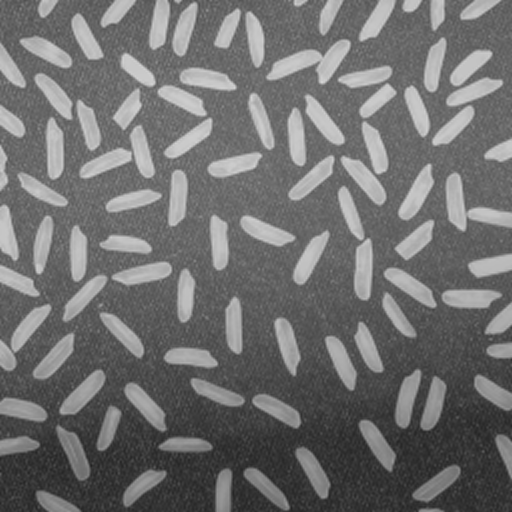
#> input picture Week 12/rice.png, 512 x 512 px
$ jupyter execute 'Lesson12(2).ipynb'   (shell and % lines are left out)
#> lines starting #> are read from the running program, lines starting #| are printed output that depends on the picture; after the words box and inside, x2 and y2 are one past the last pixel; in counts of white or black regions, pixels touching at a corner belong together
[cell 1]
import cv2
import numpy as np

# Load image
img = cv2.imread("rice.png", 0)   # grayscale
#> img is the input picture: shape (512, 512); min 33, max 214, mean 111.3

# 1. Blur filter (remove noise)
blur = cv2.GaussianBlur(img, (5,5), 0)

# 2. Threshold (white objects become white, background black)
_, thresh = cv2.threshold(blur, 160, 255, cv2.THRESH_BINARY)
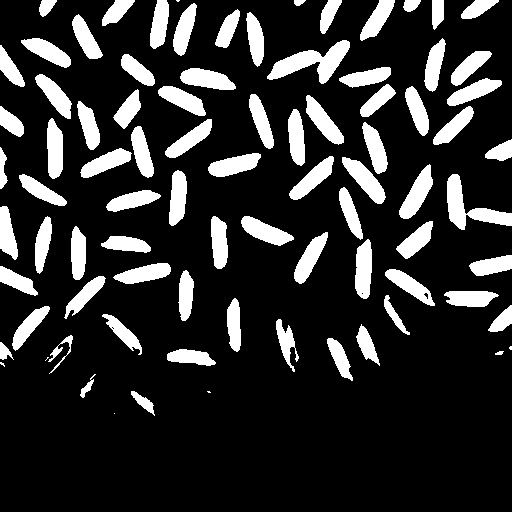
#> thresh: shape (512, 512); 18.1% white; 85 white regions (6 under 20 px), largest, box (x1, y1, x2, y2) and area: (267, 40, 350, 84) 1509, (447, 174, 512, 230) 1332, (399, 164, 433, 219) 861

# 3. Morphology filter (clean image)
kernel = np.ones((3,3), np.uint8)
clean = cv2.morphologyEx(thresh, cv2.MORPH_OPEN, kernel)
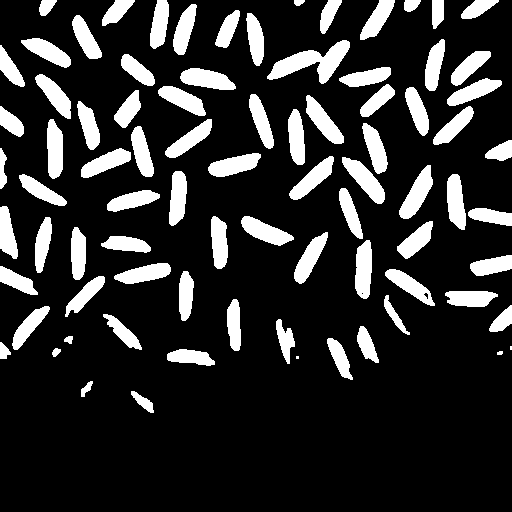
#> clean: shape (512, 512); 17.9% white; 83 white regions (2 under 20 px), largest, box (x1, y1, x2, y2) and area: (267, 40, 350, 84) 1509, (399, 165, 433, 219) 860, (342, 157, 385, 204) 853

# 4. Count objects
num_labels, labels, stats, centroids = cv2.connectedComponentsWithStats(clean)
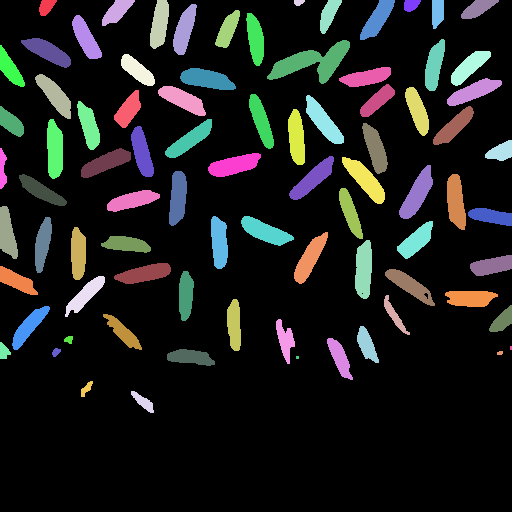
#> labels: shape (512, 512) int32; 84 distinct labels, from 0 to 83; one colour per label, 0 black
#> num_labels = 84; stats = 84 rows, first 6: [0, 0, 512, 512, 215199], [39, 0, 18, 16, 193], [102, 0, 33, 26, 453], [150, 0, 19, 49, 678], [294, 0, 11, 6, 51], [320, 0, 22, 34, 406]; centroids = 84 pairs, first value 2.21 to 510.5, second value 2 to 401.5

# subtract 1 because label 0 = background
count = num_labels - 1
#> count = 83

print("Number of objects:", count)
#| Number of objects: 83

# Show result
cv2.imshow("Original", img)
cv2.imshow("Threshold", thresh)
cv2.imshow("Clean", clean)
cv2.waitKey(0)
cv2.destroyAllWindows()
